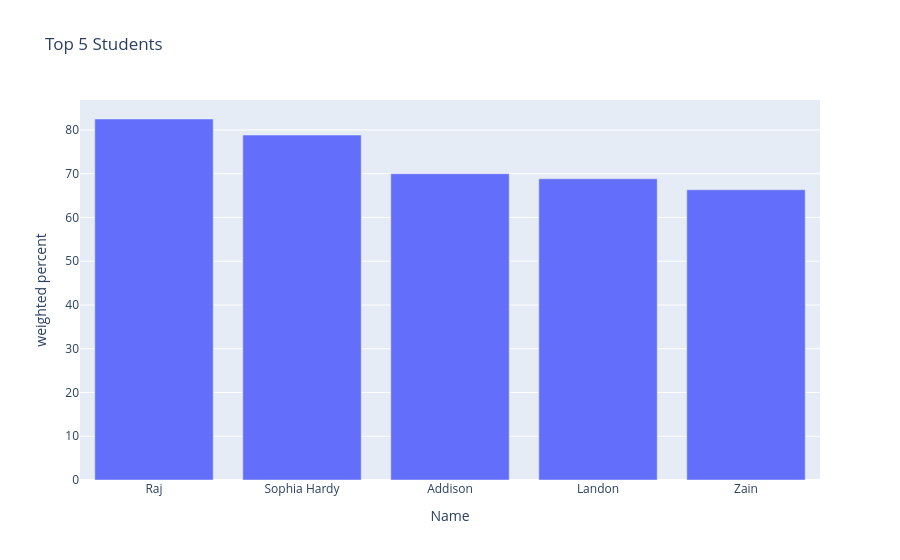

Here is the notebook cell this chart was saved with:
### Markdown cell above
Visualization

### Code cell
#1.	Create a bar chart displaying weighted percentages for top 5 students.
top5_students = df_merged.nlargest(5, "weighted percent")
fig = px.bar(top5_students, x="Name", y="weighted percent", title="Top 5 Students")
fig.show()

### Figure 1 — Plotly figure (JSON) as saved in the notebook; plotly's stock layout.template omitted (floating-point values rounded to 4 significant figures)
{"data": [{"hovertemplate": "Name=%{x}<br>weighted percent=%{y}<extra></extra>", "legendgroup": "", "marker": {"color": "#636efa", "pattern": {"shape": ""}}, "name": "", "orientation": "v", "showlegend": false, "textposition": "auto", "type": "bar", "x": ["Raj", "Sophia Hardy", "Addison", "Landon", "Zain"], "xaxis": "x", "y": [82.5, 78.83, 70.0, 68.83, 66.33], "yaxis": "y"}], "layout": {"autosize": true, "barmode": "relative", "legend": {"tracegroupgap": 0}, "title": {"text": "Top 5 Students"}, "xaxis": {"anchor": "y", "autorange": true, "domain": [0, 1], "range": [-0.5, 4.5], "title": {"text": "Name"}, "type": "category"}, "yaxis": {"anchor": "x", "autorange": true, "domain": [0, 1], "range": [0, 86.84], "title": {"text": "weighted percent"}, "type": "linear"}}}
